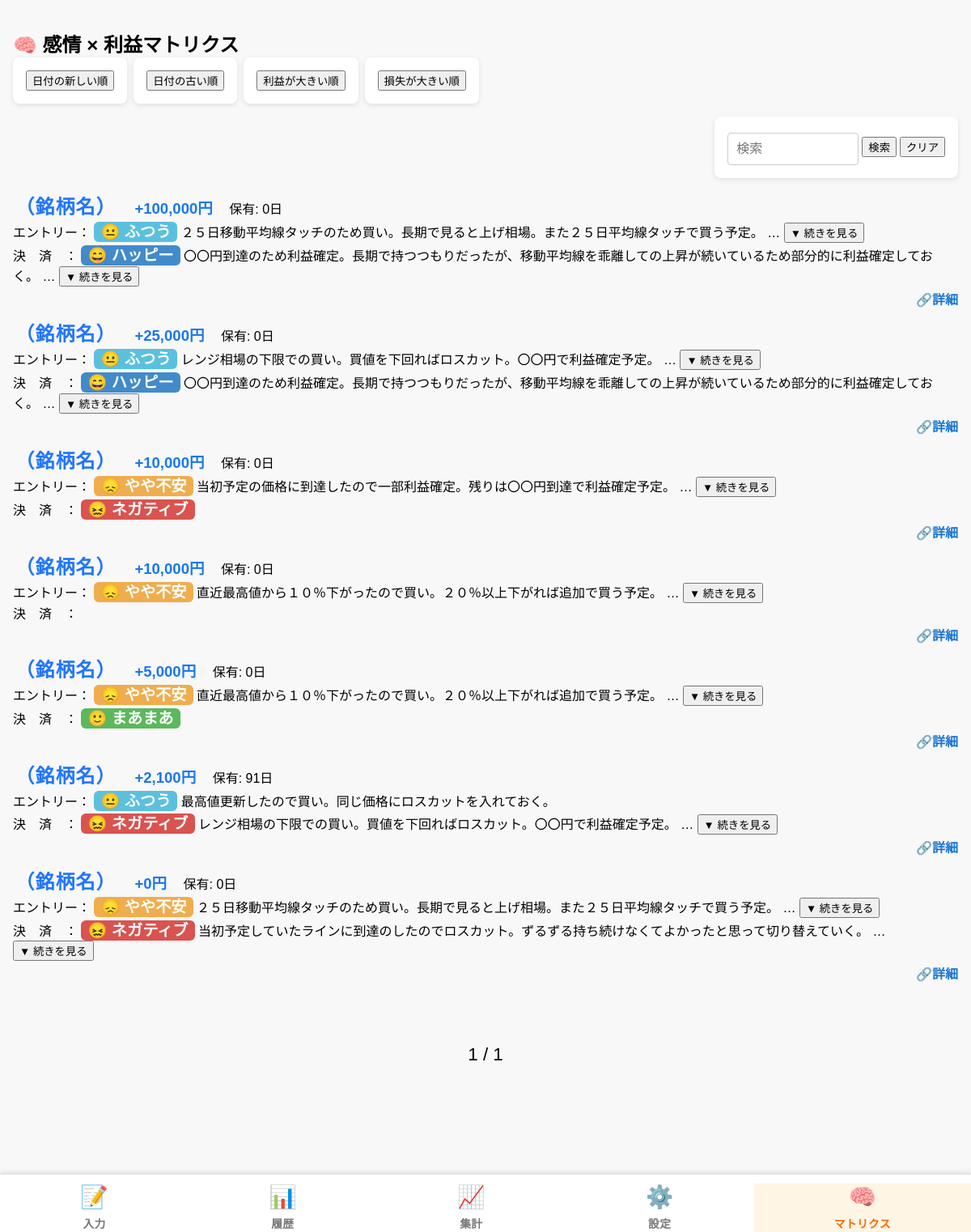
/matrix, run on the app's committed database.
### tables this page shows
CREATE TABLE trades (
          id INTEGER PRIMARY KEY AUTOINCREMENT,
           type TEXT,
           stock TEXT,
           price REAL,
           quantity INTEGER,
            total REAL,
            date TEXT,
          feeling INTEGER,
          memo TEXT,
           parent_id INTEGER,
           code TEXT,  -- ← これを追加！
        remaining_quantity INTEGER
               , purpose TEXT);

### cocotoshi.py (the view)
@app.route("/matrix")
def matrix():
    with sqlite3.connect(DATABASE) as conn:
        c = conn.cursor()
        c.execute("SELECT * FROM trades ORDER BY date, id")
        trades = c.fetchall()
    trade_tree = build_trade_tree(trades)
    matrix_results = []
    for item in trade_tree:
        parent = item["parent"]
        for child in item["children"]:
            is_opposite_trade = (
                (parent["type"] == "buy" and child["type"] == "sell") or
                (parent["type"] == "sell" and child["type"] == "buy")
            )
            if is_opposite_trade and "profits" in child and child["profits"]:
                for profit in child["profits"]:
                    try:
                        from datetime import datetime
                        fmt = "%Y-%m-%d"
                        entry_date = parent["date"]
                        exit_date = child["date"]
                        d0 = datetime.strptime(entry_date, fmt)
                        d1 = datetime.strptime(exit_date, fmt)
                        days_held = (d1 - d0).days
                    except Exception:
                        days_held = "-"
                    matrix_results.append((
                        profit,
                        parent["feeling"],
                        child["feeling"],
                        days_held,
                        parent.get("memo", ""),
                        child.get("memo", ""),
                        child.get("id")
                    ))
    matrix_results.sort(key=lambda x: x[0] or 0, reverse=True)
    page = int(request.args.get('page', 1))
    per_page = 10
    total = len(matrix_results)
    total_pages = ceil(total / per_page)
    start = (page - 1) * per_page
    end = start + per_page
    results_page = matrix_results[start:end]
    for row in results_page:
        print(row)  # これでページ内に表示される各行が確認できる
    return render_template(
        "matrix.html",
        results=results_page,
        page=page,
        total_pages=total_pages,
        current="matrix"
    )

### templates/matrix.html (shortened to what this page needs)
{% extends "layout.html" %}
{% block content %}
<div class="matrix-page">
  <h2 style="margin-bottom:0;">🧠 感情 × 利益マトリクス</h2>
<div style="display: flex; gap: 8px; align-items: center; margin-bottom: 1em;">
  <form method="get" style="display:inline;">
    <button type="submit" {% if sort == "date_desc" %}disabled{% endif %}>日付の新しい順</button>
  </form>
  <form method="get" style="display:inline;">
    <button type="submit" {% if sort == "date_asc" %}disabled{% endif %}>日付の古い順</button>
  </form>
  <form method="get" style="display:inline;">
    <button type="submit" {% if sort == "profit_desc" %}disabled{% endif %}>利益が大きい順</button>
  </form>
  <form method="get" style="display:inline;">
    <button type="submit" {% if sort == "profit_asc" %}disabled{% endif %}>損失が大きい順</button>
  </form>
</div>
  <div style="width:100%; max-width:1200px; margin:0 auto 1em auto; display:flex; justify-content:flex-end;">
    <form method="get" action="/matrix" style="display:flex; gap:4px; align-items:center;">
      <input type="text" name="q" placeholder="検索" value="{{ request.args.get('q', '') }}" style="width: 140px;">
      <button type="submit">検索</button>
      <button type="button" id="clear-btn">クリア</button>
    </form>
  </div>
  <div class="trade-list">
    {% set feelings = ['', '😖 ネガティブ', '😞 やや不安', '😐 ふつう', '🙂 まあまあ', '😄 ハッピー'] %}
    {% for row in results %}
      <div class="matrix-card">
        <div class="matrix-row-top">
          <span class="stock-name">{{ row[7] or '（銘柄名）' }}</span>
          <span class="{{ 'profit-positive' if row[0]|int >=0 else 'profit-negative' }}" style="margin-left:1em;">{{ "{:+,}".format(row[0]|int) }}円</span>
          <span style="margin-left:1em;">保有: {{ row[3] }}日</span>
        </div>
{% set entry_text = row[4]|default('') %}
<div class="matrix-row-pair">
  <span class="matrix-label-fixed">エントリー：</span>
  <span class="feeling-{{ row[1] or 0 }}">{{ feelings[row[1] or 0] }}</span>
<span class="matrix-memo">
  <span class="matrix-memo-text" id="entry-{{ loop.index }}">
    {{ (entry_text.splitlines()[0] if entry_text|length > 0 else '&nbsp;')|safe }}
    {% if entry_text|length > 0 and (entry_text.splitlines()|length > 1 or entry_text|length > 32) %}…{% endif %}
  </span>
  {% if entry_text|length > 0 and (entry_text.splitlines()|length > 1 or entry_text|length > 32) %}
    <button class="memo-toggle"
      id="memo-toggle-entry-{{ loop.index }}"
      onclick="toggleMatrixMemo(this, 'entry-{{ loop.index }}')">▼ 続きを見る</button>
  {% endif %}
</span>
</div>
{% set settle_text = row[5]|default('') %}
<div class="matrix-row-pair">
    <span class="matrix-label-fixed">決　済　：</span>
  <span class="feeling-{{ row[2] or 0 }}">{{ feelings[row[2] or 0] }}</span>
<span class="matrix-memo">
  <span class="matrix-memo-text" id="settle-{{ loop.index }}">
    {{ (settle_text.splitlines()[0] if settle_text|length > 0 else '&nbsp;')|safe }}
    {% if settle_text|length > 0 and (settle_text.splitlines()|length > 1 or settle_text|length > 32) %}…{% endif %}
  </span>
  {% if settle_text|length > 0 and (settle_text.splitlines()|length > 1 or settle_text|length > 32) %}
    <button class="memo-toggle"
      id="memo-toggle-settle-{{ loop.index }}"
      onclick="toggleMatrixMemo(this, 'settle-{{ loop.index }}')">▼ 続きを見る</button>
  {% endif %}
</span>
</div>
        <div style="text-align:right;margin-top:3px;">
          <a href="/history?id={{ row[6] }}" class="history-link">🔗詳細</a>
        </div>
      </div>
    {% endfor %}
  </div>
  <div class="pagination" style="text-align:center; margin: 16px 0;">
    <span style="margin:0 8px;">{{ page }} / {{ total_pages }}</span>
  </div>
</div>
</body>
{% endblock %}

### static/style.css (style rules this page uses)
html, body { min-height: 100vh !important; height: 100%; position: relative; }
body { font-family: sans-serif; margin: 0; background-color: #f8f8f8; padding: 1em 1em 70px 1em; }
form { background-color: white; padding: 1em; border-radius: 8px; box-shadow: 0 2px 6px rgba(0,0,0,0.1); margin-bottom: 0; }
input, select, textarea { width: 100%; padding: 10px; margin-top: 4px; border: 1px solid #ccc; border-radius: 4px; font-size: 1em; }
.trade-list { display: flex; flex-direction: column; gap: 12px; padding-bottom: 60px; }
.feeling-1 { background-color: #d9534f; color: white; }
.feeling-2 { background-color: #f0ad4e; color: black; }
.feeling-3 { background-color: #5bc0de; color: black; }
.feeling-4 { background-color: #5cb85c; color: white; }
.feeling-5 { background-color: #428bca; color: white; }
.feeling-1, .feeling-2, .feeling-3, .feeling-4, .feeling-5 { font-size: 1.2em; font-weight: bold; padding: 2px 8px; border-radius: 6px; display: inline; text-align: center; white-space: nowrap; color: white !important; }
.stock-name { font-size: 1.5em; color: #2176ff; font-weight: bold; letter-spacing: 1px; margin-left: 0.1em; }
.history-link { text-decoration: none; color: #1976d2; font-weight: bold; margin-left: 6px; }
.profit-positive { color: #1877f2; font-weight: bold; font-size: 1.16em; }
body, .matrix-page { min-height: 100vh; position: relative; }
.matrix-page { padding-bottom: 70px; }
.pagination { text-align: center; margin: 1em 0 90px 0; font-size: 1.4em; }
.pagination span { margin: 0 8px; }

### templates/layout.html (style rules this page uses)
.feeling-1 { color: #d9534f; }
.feeling-2 { color: #f0ad4e; }
.feeling-3 { color: #5bc0de; }
.feeling-4 { color: #5cb85c; }
.feeling-5 { color: #428bca; }

### data on the page
trades: memo "２５日移動平均線タッチのため買い。長期で見ると上げ相場。また２５日平均線タッチで買う予定。"
trades: memo "〇〇円到達のため利益確定。長期で持つつもりだったが、移動平均線を乖離しての上昇が続いているため部分的に利益確定しておく。"
trades: memo "レンジ相場の下限での買い。買値を下回ればロスカット。〇〇円で利益確定予定。"
trades: memo "〇〇円到達のため利益確定。長期で持つつもりだったが、移動平均線を乖離しての上昇が続いているため部分的に利益確定しておく。"
trades: memo "当初予定の価格に到達したので一部利益確定。残りは〇〇円到達で利益確定予定。"
trades: memo "直近最高値から１０％下がったので買い。２０％以上下がれば追加で買う予定。" "直近最高値から１０％下がったので買い。２０％以上下がれば追加で買う予定。"
trades: memo "最高値更新したので買い。同じ価格にロスカットを入れておく。"
trades: memo "レンジ相場の下限での買い。買値を下回ればロスカット。〇〇円で利益確定予定。"
trades: memo "２５日移動平均線タッチのため買い。長期で見ると上げ相場。また２５日平均線タッチで買う予定。"
trades: memo "当初予定していたラインに到達のしたのでロスカット。ずるずる持ち続けなくてよかったと思って切り替えていく。"

### other printed values
{{ row[7] or '（銘柄名）' }} "（銘柄名）" "（銘柄名）" "（銘柄名）" "（銘柄名）" "（銘柄名）" "（銘柄名）" "（銘柄名）"
{{ "{:+,}".format(row[0]|int) }} "+100,000" "+25,000" "+10,000" "+10,000" "+5,000" "+2,100" "+0"
{{ row[3] }} "0" "0" "0" "0" "0" "91" "0"
{{ feelings[row[1] or 0] }} "😐 ふつう" "😐 ふつう" "😞 やや不安" "😞 やや不安" "😞 やや不安" "😐 ふつう" "😞 やや不安"
{{ feelings[row[2] or 0] }} "😄 ハッピー" "😄 ハッピー" "😖 ネガティブ" "🙂 まあまあ" "😖 ネガティブ" "😖 ネガティブ"
{{ page }} "1"
{{ total_pages }} "1"
